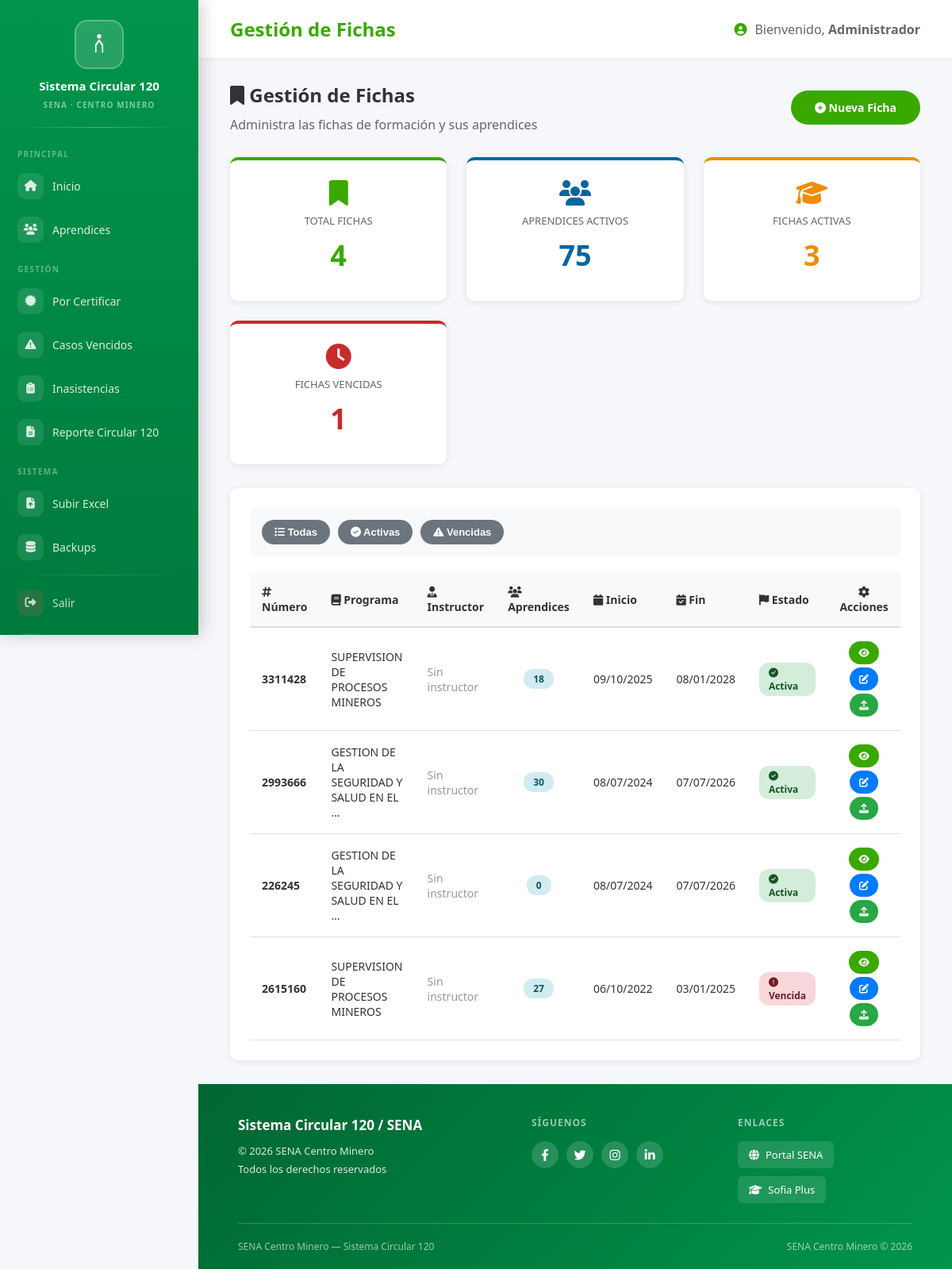
Screenshot of /aprendices/fichas/ (signed in) with the database file from the repository.
### aprendices/models.py (models this page shows, shortened)
class Ficha(models.Model):
    numero = models.CharField(max_length=10, primary_key=True, verbose_name='Número de Ficha')
    programa = models.CharField(max_length=200, verbose_name='Programa de Formación', default='Por definir')
    instructor = models.CharField(max_length=100, blank=True, null=True, verbose_name='Instructor Principal')
    fecha_inicio = models.DateField(blank=True, null=True, verbose_name='Fecha de Inicio')
    fecha_fin = models.DateField(blank=True, null=True, verbose_name='Fecha de Finalización')
    centro = models.ForeignKey(
        CentroFormacion,
        on_delete=models.SET_NULL,
        null=True,
        blank=True,
        related_name='fichas',
        verbose_name='Centro de Formación'
    )
    created_at = models.DateTimeField(auto_now_add=True)
    updated_at = models.DateTimeField(auto_now=True)
    class Meta:
        verbose_name = 'Ficha de Caracterización'
        verbose_name_plural = 'Fichas de Caracterización'
        ordering = ['-numero']

### aprendices/views_fichas.py (the view)
# urls.py: path('fichas/', FichaListView.as_view(), name='ficha_list'),
class FichaListView(LoginRequiredMixin, ListView):
    model = Ficha
    template_name = "aprendices/ficha_list.html"
    paginate_by = 20
    ordering = ["-fecha_inicio"]
    def get_context_data(self, **kwargs):
        ctx = super().get_context_data(**kwargs)
        hoy = date.today()
        ctx["total_fichas"]     = Ficha.objects.count()
        ctx["total_aprendices"] = Aprendiz.objects.count()
        ctx["fichas_activas"]   = Ficha.objects.filter(fecha_fin__gte=hoy).count()
        ctx["fichas_vencidas"]  = Ficha.objects.filter(fecha_fin__lt=hoy).count()
        ctx["hoy"] = hoy
        return ctx

### aprendices/templates/aprendices/ficha_list.html (shortened to what this page needs)
{% extends "aprendices/base.html" %}
{% block page_title %}Gestión de Fichas{% endblock %}
{% block content %}
<div style="display: flex; justify-content: space-between; align-items: center; margin-bottom: 30px;">
    <div>
        <h2 style="color: var(--text-dark); margin-bottom: 10px; font-size: 24px;">
            <i class="fas fa-bookmark"></i> Gestión de Fichas
        </h2>
        <p style="color: var(--text-light);">
            Administra las fichas de formación y sus aprendices
        </p>
    </div>
    <div style="display: flex; gap: 10px;">
        <a href="{% url 'ficha_create' %}" class="btn btn-primary">
            <i class="fas fa-plus-circle"></i> Nueva Ficha
        </a>
    </div>
</div>
<div class="stats-grid" style="margin-bottom: 30px;">
    <div class="stat-card">
        <i class="fas fa-bookmark" style="font-size: 32px; color: var(--sena-green); margin-bottom: 10px;"></i>
        <h3>Total Fichas</h3>
        <div class="number">{{ total_fichas }}</div>
    </div>
    <div class="stat-card" style="border-top: 4px solid #0066a1;">
        <i class="fas fa-users" style="font-size: 32px; color: #0066a1; margin-bottom: 10px;"></i>
        <h3>Aprendices Activos</h3>
        <div class="number" style="color: #0066a1;">{{ total_aprendices }}</div>
    </div>
    <div class="stat-card" style="border-top: 4px solid #f08c00;">
        <i class="fas fa-graduation-cap" style="font-size: 32px; color: #f08c00; margin-bottom: 10px;"></i>
        <h3>Fichas Activas</h3>
        <div class="number" style="color: #f08c00;">{{ fichas_activas }}</div>
    </div>
    <div class="stat-card" style="border-top: 4px solid #c92a2a;">
        <i class="fas fa-clock" style="font-size: 32px; color: #c92a2a; margin-bottom: 10px;"></i>
        <h3>Fichas Vencidas</h3>
        <div class="number" style="color: #c92a2a;">{{ fichas_vencidas }}</div>
    </div>
</div>
<div class="table-container">
    <div style="margin-bottom: 20px; padding: 15px; background: #f8f9fa; border-radius: 8px; display: flex; gap: 10px; flex-wrap: wrap;">
        <button onclick="filterFichas('all')" class="btn btn-secondary" style="font-size: 13px; padding: 8px 16px;">
            <i class="fas fa-list"></i> Todas
        </button>
        <button onclick="filterFichas('activa')" class="btn btn-secondary" style="font-size: 13px; padding: 8px 16px;">
            <i class="fas fa-check-circle"></i> Activas
        </button>
        <button onclick="filterFichas('vencida')" class="btn btn-secondary" style="font-size: 13px; padding: 8px 16px;">
            <i class="fas fa-exclamation-triangle"></i> Vencidas
        </button>
    </div>
    <table id="fichasTable">
        <thead>
            <tr>
                <th><i class="fas fa-hashtag"></i> Número</th>
                <th><i class="fas fa-book"></i> Programa</th>
                <th><i class="fas fa-user-tie"></i> Instructor</th>
                <th><i class="fas fa-users"></i> Aprendices</th>
                <th><i class="fas fa-calendar"></i> Inicio</th>
                <th><i class="fas fa-calendar-check"></i> Fin</th>
                <th><i class="fas fa-flag"></i> Estado</th>
                <th style="text-align: center;"><i class="fas fa-cog"></i> Acciones</th>
            </tr>
        </thead>
        <tbody>
        {% for ficha in object_list %}
        <tr data-estado="{% if ficha.fecha_fin and ficha.fecha_fin < hoy %}vencida{% else %}activa{% endif %}">
            <td><strong>{{ ficha.numero }}</strong></td>
            <td>
                {% if ficha.programa %}
                    {{ ficha.programa|truncatewords:8 }}
                {% else %}
                    <span style="color: #999;">Sin programa</span>
                {% endif %}
            </td>
            <td>
                {% if ficha.instructor %}
                    {{ ficha.instructor }}
                {% else %}
                    <span style="color: #999;">Sin instructor</span>
                {% endif %}
            </td>
            <td style="text-align: center;">
                <span class="badge badge-info">{{ ficha.aprendices.count }}</span>
            </td>
            <td>
                {% if ficha.fecha_inicio %}
                    {{ ficha.fecha_inicio|date:"d/m/Y" }}
                {% else %}
                    —
                {% endif %}
            </td>
            <td>
                {% if ficha.fecha_fin %}
                    {{ ficha.fecha_fin|date:"d/m/Y" }}
                {% else %}
                    —
                {% endif %}
            </td>
            <td>
                {% if ficha.fecha_fin and ficha.fecha_fin < hoy %}
                    <span class="badge badge-danger">
                        <i class="fas fa-exclamation-circle"></i> Vencida
                    </span>
                {% else %}
                    <span class="badge badge-success">
                        <i class="fas fa-check-circle"></i> Activa
                    </span>
                {% endif %}
            </td>
            <td style="text-align: center;">
                <a href="{% url 'ficha_detail' ficha.numero %}"
                    class="btn btn-primary"
                    style="font-size: 12px; padding: 6px 12px; margin: 2px;"
                    title="Ver detalles">
                    <i class="fas fa-eye"></i>
                </a>
                <a href="{% url 'ficha_update' ficha.numero %}"
                    class="btn"
                    style="font-size: 12px; padding: 6px 12px; margin: 2px; background: #007bff; color: white;"
                    title="Editar">
                    <i class="fas fa-edit"></i>
                </a>
                <a href="{% url 'ficha_upload_data' ficha.numero %}"
                    class="btn"
                    style="font-size: 12px; padding: 6px 12px; margin: 2px; background: #28a745; color: white;"
                    title="Subir datos">
                    <i class="fas fa-upload"></i>
                </a>
            </td>
        </tr>
        {% endfor %}
        </tbody>
    </table>
</div>
{% endblock %}

### aprendices/templates/aprendices/base.html (shortened to what this page needs)
{% load static %}
<!DOCTYPE html>
<html lang="es">
<head>
    <link rel="stylesheet" href="https://cdnjs.cloudflare.com/ajax/libs/font-awesome/6.4.0/css/all.min.css">
</head>
<body>
    <aside class="sidebar">
        <div class="sidebar-header">
            <div class="sidebar-logo-wrap">
                <svg width="34" height="34" viewBox="0 0 100 100" fill="none" xmlns="http://www.w3.org/2000/svg">
                    <circle cx="50" cy="20" r="8" fill="white"/>
                    <path d="M50 30 L35 50 L35 80 L40 80 L40 55 L50 40 L60 55 L60 80 L65 80 L65 50 Z" fill="white"/>
                </svg>
            </div>
            <h3>Sistema Circular 120</h3>
            <span class="badge-sena">SENA · Centro Minero</span>
        </div>
        <ul class="sidebar-menu">
            <span class="nav-section-label">Principal</span>
            <li>
                <a href="{% url 'dashboard' %}" class="{% if request.path == '/aprendices/' %}active{% endif %}">
                    <span class="nav-icon"><i class="fas fa-home"></i></span> Inicio
                </a>
            </li>
            <li>
                <a href="{% url 'aprendiz_list' %}" class="{% if 'aprendices/aprendices' in request.path %}active{% endif %}">
                    <span class="nav-icon"><i class="fas fa-users"></i></span> Aprendices
                </a>
            </li>
            <span class="nav-section-label">Gestión</span>
            <li>
                <a href="{% url 'casos_por_certificar' %}" class="{% if 'por-certificar' in request.path %}active{% endif %}">
                    <span class="nav-icon"><i class="fas fa-certificate"></i></span> Por Certificar
                </a>
            </li>
            <li>
                <a href="{% url 'casos_vencidos' %}" class="{% if 'vencidos' in request.path %}active{% endif %}">
                    <span class="nav-icon"><i class="fas fa-exclamation-triangle"></i></span> Casos Vencidos
                </a>
            </li>
            <li>
                <a href="{% url 'inasistencia_list' %}" class="{% if 'inasistencias' in request.path %}active{% endif %}">
                    <span class="nav-icon"><i class="fas fa-clipboard-list"></i></span> Inasistencias
                </a>
            </li>
            <li>
                <a href="{% url 'reporte_circular120' %}" class="{% if 'reporte-circular120' in request.path %}active{% endif %}">
                    <span class="nav-icon"><i class="fas fa-file-alt"></i></span> Reporte Circular 120
                </a>
            </li>
            <span class="nav-section-label">Sistema</span>
            <li>
                <a href="{% url 'upload_file' %}" class="{% if 'upload' in request.path %}active{% endif %}">
                    <span class="nav-icon"><i class="fas fa-file-upload"></i></span> Subir Excel
                </a>
            </li>
            <li>
                <a href="#">
                    <span class="nav-icon"><i class="fas fa-database"></i></span> Backups
                </a>
            </li>
            <div class="sidebar-sep"></div>
            <li>
                <form method="post" action="{% url 'logout' %}" style="margin:0;">
                    <button type="submit" class="logout-btn">
                        <span class="nav-icon"><i class="fas fa-sign-out-alt"></i></span> Salir
                    </button>
                </form>
            </li>
            <li>
                <a href="#">
                    <span class="nav-icon"></span> Guía de Accesibilidad
                </a>
            </li>
        </ul>
    </aside>
    <div class="wrapper">
        <header class="top-header">
            <h1>{% block page_title %}Panel de Control{% endblock %}</h1>
            <div class="user-info">
                <i class="fas fa-user-circle"></i>
                <span>Bienvenido, <strong>{{ request.user.username }}</strong></span>
            </div>
        </header>
        <div class="content-wrapper">
            {% block content %}{% endblock %}
        </div>
        <footer class="site-footer">
            <div class="footer-inner">
                <div class="footer-top">
                    <div class="footer-brand">
                        <div class="footer-title">Sistema Circular 120 / SENA</div>
                        <p>© 2026 SENA Centro Minero</p>
                        <p>Todos los derechos reservados</p>
                    </div>
                    <div class="footer-col">
                        <h4>Síguenos</h4>
                        <div class="footer-social">
                            <a href="https://www.facebook.com/SENAColombia" target="_blank" title="Facebook"><i class="fab fa-facebook-f"></i></a>
                            <a href="https://twitter.com/SENAComunica" target="_blank" title="Twitter"><i class="fab fa-twitter"></i></a>
                            <a href="https://www.instagram.com/bienestarcentrominero/" target="_blank" title="Instagram"><i class="fab fa-instagram"></i></a>
                            <a href="https://www.linkedin.com/school/servicio-nacional-de-aprendizaje-sena-/" target="_blank" title="LinkedIn"><i class="fab fa-linkedin-in"></i></a>
                        </div>
                    </div>
                    <div class="footer-col">
                        <h4>Enlaces</h4>
                        <div class="footer-portals">
                            <a href="http://senasofiaplus.edu.co/sofia-public/" target="_blank"><i class="fas fa-globe"></i> Portal SENA</a>
                            <a href="https://oferta.senasofiaplus.edu.co/" target="_blank"><i class="fas fa-graduation-cap"></i> Sofia Plus</a>
                        </div>
                    </div>
                </div>
                <div class="footer-bottom">
                    <p>SENA Centro Minero &mdash; Sistema Circular 120</p>
                    <p>SENA Centro Minero &copy; 2026</p>
                </div>
            </div>
        </footer>
    </div>
</body>
</html>

### rows the page displays
Ficha: numero "3311428", programa "SUPERVISION DE PROCESOS MINEROS", shows "Sin instructor", aprendices.count "18", fecha_inicio "09/10/2025", fecha_fin "08/01/2028", shows "Activa"
Ficha: numero "2993666", programa "GESTION DE LA SEGURIDAD Y SALUD EN EL …", shows "Sin instructor", aprendices.count "30", fecha_inicio "08/07/2024", fecha_fin "07/07/2026", shows "Activa"
Ficha: numero "226245", programa "GESTION DE LA SEGURIDAD Y SALUD EN EL …", shows "Sin instructor", aprendices.count "0", fecha_inicio "08/07/2024", fecha_fin "07/07/2026", shows "Activa"
Ficha: numero "2615160", programa "SUPERVISION DE PROCESOS MINEROS", shows "Sin instructor", aprendices.count "27", fecha_inicio "06/10/2022", fecha_fin "03/01/2025", shows "Vencida"

### other values shown
{{ request.user.username }} "Administrador"
{{ total_fichas }} "4"
{{ total_aprendices }} "75"
{{ fichas_activas }} "3"
{{ fichas_vencidas }} "1"
